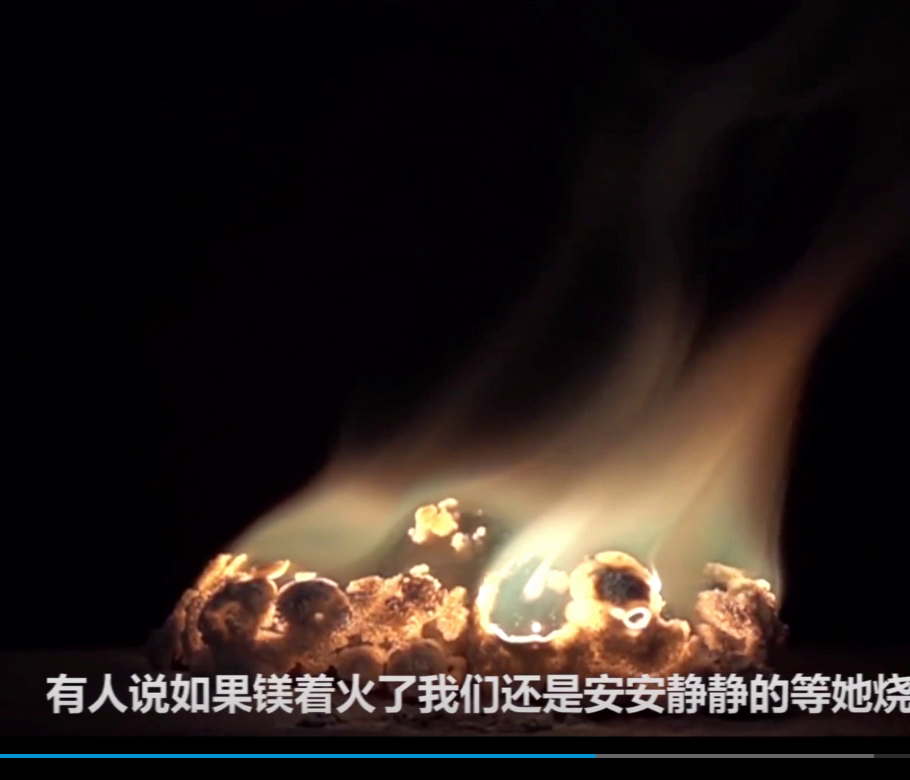
#> input picture frame 11 of i7smoke/video/test.mp4, 910 x 780 px
$ python main.py   (older library calls are emulated)
#> lines starting #> are read from the running program, lines starting #| are printed output that depends on the picture
#!/usr/bin/env python3
# -*- coding: utf-8 -*-

import cv2
import datetime
import numpy as np


class fall_detection:
    def __init__(self):
        # 所需参数
        self.detect_area = [0.1, 0.9, 0.1, 0.9]  # 截取的图像区域，范围为0~1，长宽
        self.interval = 0.1  # 采样间隔（单位：秒）
        self.resize_height = 600  # 调整大小后的图像高
        self.__threshold = 5  # 图像二值化的阀值
        self.__kernel = np.ones((5, 5), np.uint8)  # 图像膨胀相关参数
        # 其他参数（无需调整）
        self.resize_length = -1
        # 形态学处理后标志区域的长宽、中心位置、角度信息
        self.__rectangle = []

    def set_resize_length(self, length_input):
        self.resize_length = length_input

    # [53 lines left out: functions detect_function, rectangle_detect, not called in this run]


if __name__ == '__main__':
    # 初始化姿态检测主函数
    detect = fall_detection()

    # 获取视频
    videoCapture = cv2.VideoCapture('video/test.mp4')
    # 获得码率及尺寸
    fps = videoCapture.get(cv2.CAP_PROP_FPS)
    size = (int(videoCapture.get(cv2.CAP_PROP_FRAME_WIDTH)),
            int(videoCapture.get(cv2.CAP_PROP_FRAME_HEIGHT)))
    fNUMS = videoCapture.get(cv2.CAP_PROP_FRAME_COUNT)
    start_time = datetime.datetime.now()  # 记录开始时间

    # 读帧
    success, frame = videoCapture.read()
#> frame is the input picture: shape (780, 910, 3); mean B, G, R 28.2, 32.1, 41.7
    # 对第一张图像进行处理
    # 获取图像长宽
    x_origin, y_origin = frame.shape[0:2]
#> x_origin = 780; y_origin = 910

    # 选择需要作检测的区域
    frame_detect = frame[int(detect.detect_area[2] * x_origin): int(detect.detect_area[3] * x_origin), int(
        detect.detect_area[0] * y_origin): int(detect.detect_area[1] * y_origin)]
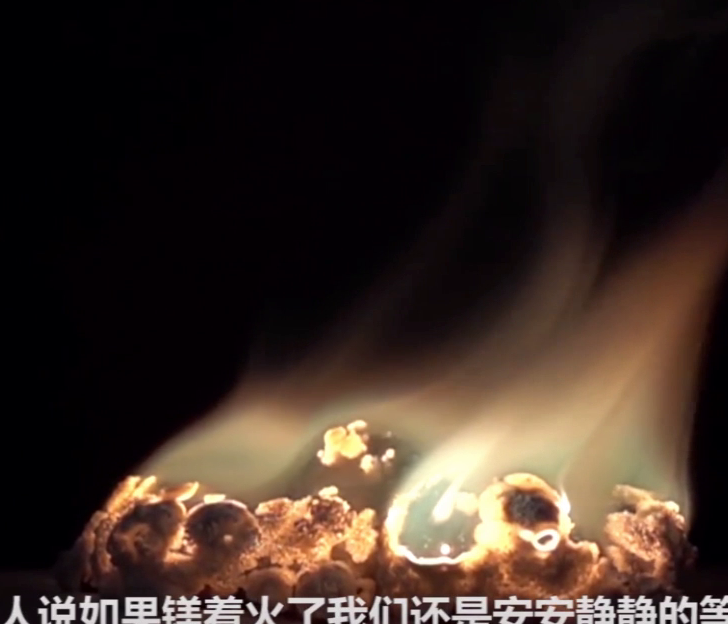
#> frame_detect: shape (624, 728, 3); mean B, G, R 36.8, 44.4, 58.6
    x, y = frame_detect.shape[0:2]
#> x = 624; y = 728
    # 记录缩小后图像的长度
    detect.set_resize_length(int(x / (y / detect.resize_height)))
    # 将彩色图转换为灰度图并存储到frame_gray_last中
    frame_gray_last = cv2.cvtColor(cv2.resize(frame_detect, (detect.resize_height, detect.resize_length),
                                              interpolation=cv2.INTER_CUBIC), cv2.COLOR_RGB2GRAY)
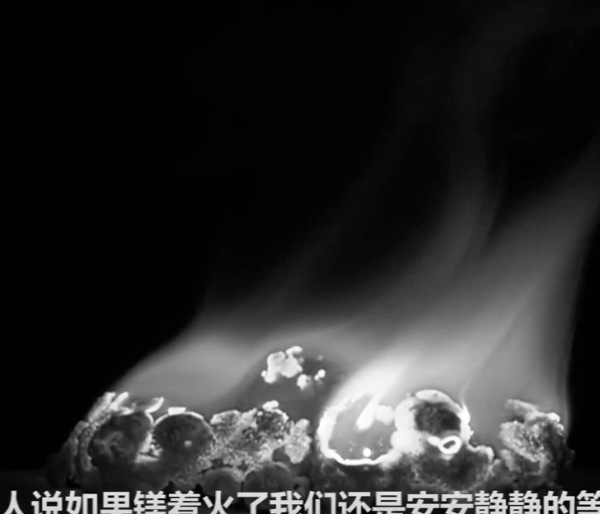
#> frame_gray_last: shape (514, 600); min 0, max 255, mean 43.8

    count = 0
    while count < 1800:
        try:
            count += 1
            if count % int(fps * detect.interval) == 0 and count > 1 and count > 70:  # 跳过第一次循环
                # 烟雾检测主函数
                detect.detect_function(frame_detect, frame_gray_last)
            success, frame = videoCapture.read()  # 获取下一帧
            if frame is None:
                break
            # 截取下一帧的检测区域
            frame_gray_last = cv2.cvtColor(cv2.resize(frame_detect, (detect.resize_height, detect.resize_length),
                                                      interpolation=cv2.INTER_CUBIC), cv2.COLOR_RGB2GRAY)
            frame_detect = frame[int(detect.detect_area[2] * x_origin): int(detect.detect_area[3] * x_origin), int(
                detect.detect_area[0] * y_origin): int(detect.detect_area[1] * y_origin)]
        except Exception as e:
            exit(0)
    end_time = datetime.datetime.now()
    print((end_time - start_time))
    videoCapture.release()

$ run again, starting later in the video
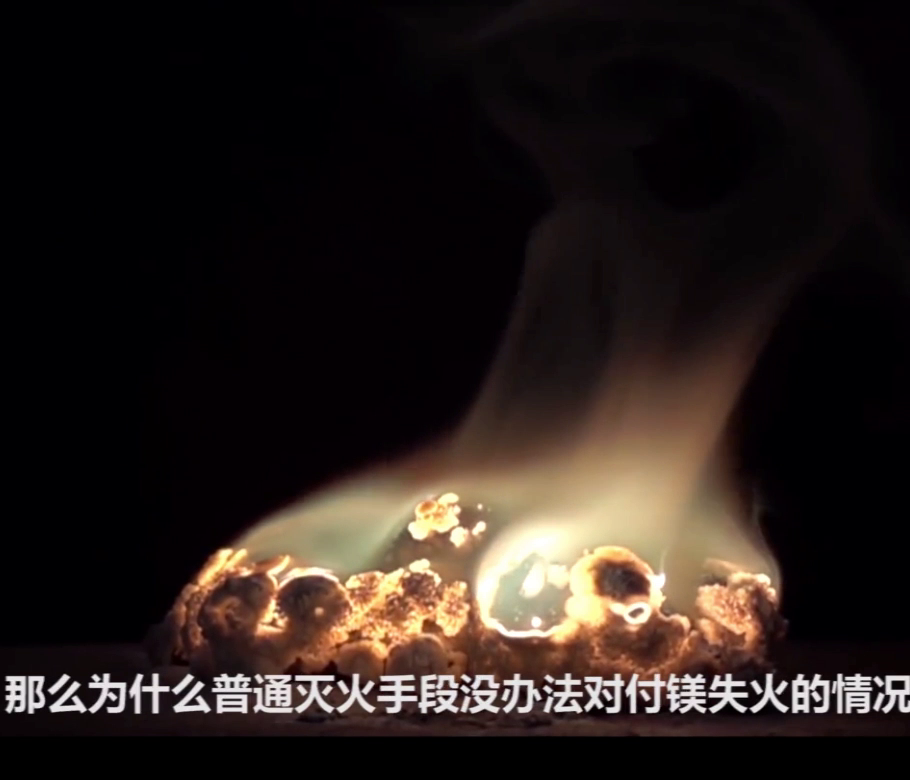
#> input picture frame 51 of i7smoke/video/test.mp4, 910 x 780 px
#> frame is the input picture: shape (780, 910, 3); mean B, G, R 27.3, 31, 40.2
#> `frame_detect = frame[int(detect.detect_area[2] * x_origin): int(detect..`:
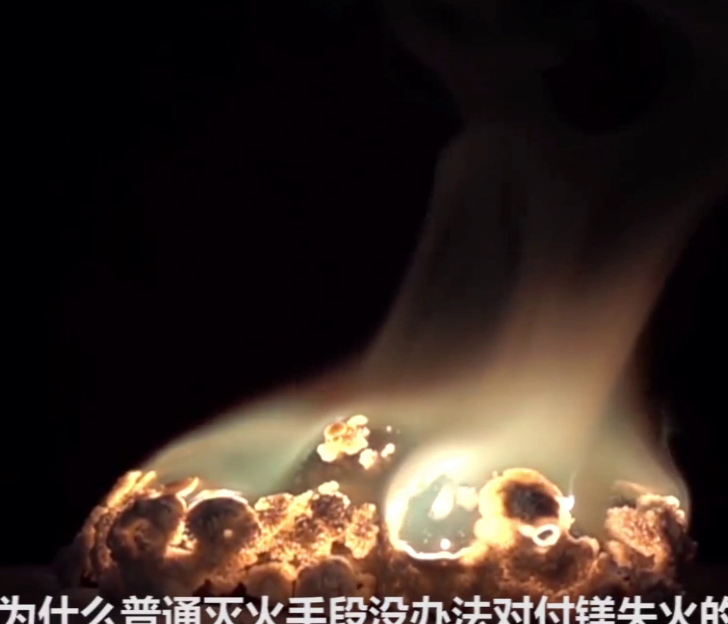
#> frame_detect: shape (624, 728, 3); mean B, G, R 35.9, 42.8, 55.5
#> `frame_gray_last = cv2.cvtColor(cv2.resize(frame_detect, (detect.resize..`:
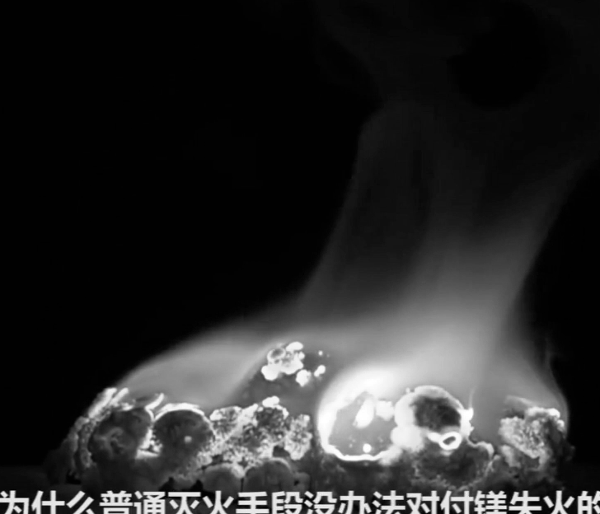
#> frame_gray_last: shape (514, 600); min 0, max 255, mean 42.2

$ run again, starting later in the video
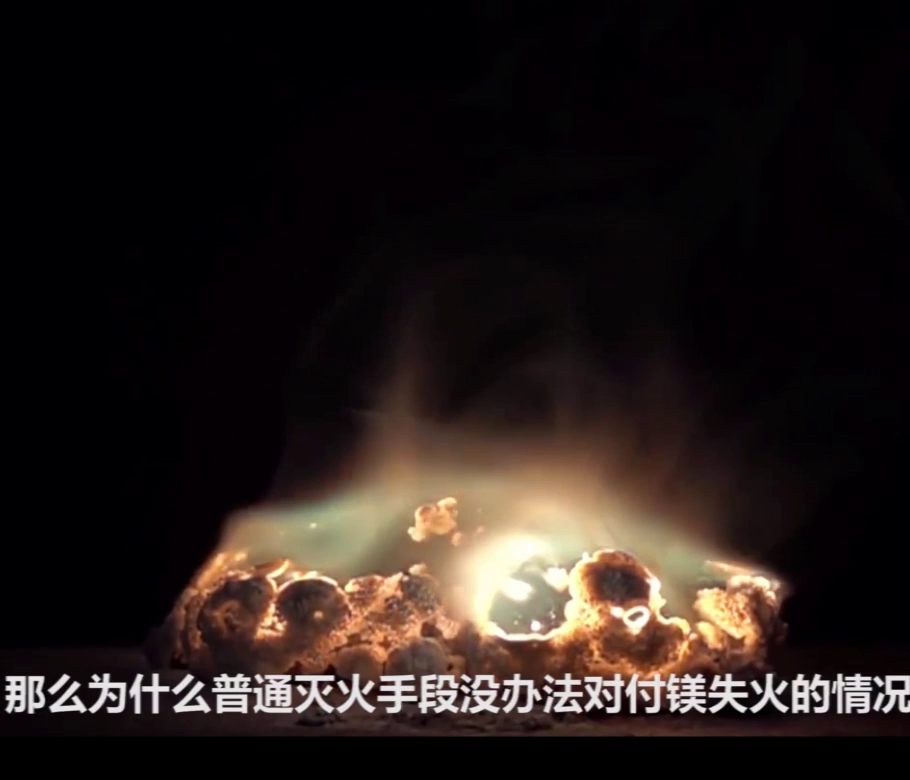
#> input picture frame 91 of i7smoke/video/test.mp4, 910 x 780 px
#> frame is the input picture: shape (780, 910, 3); mean B, G, R 25.6, 28.5, 37.2
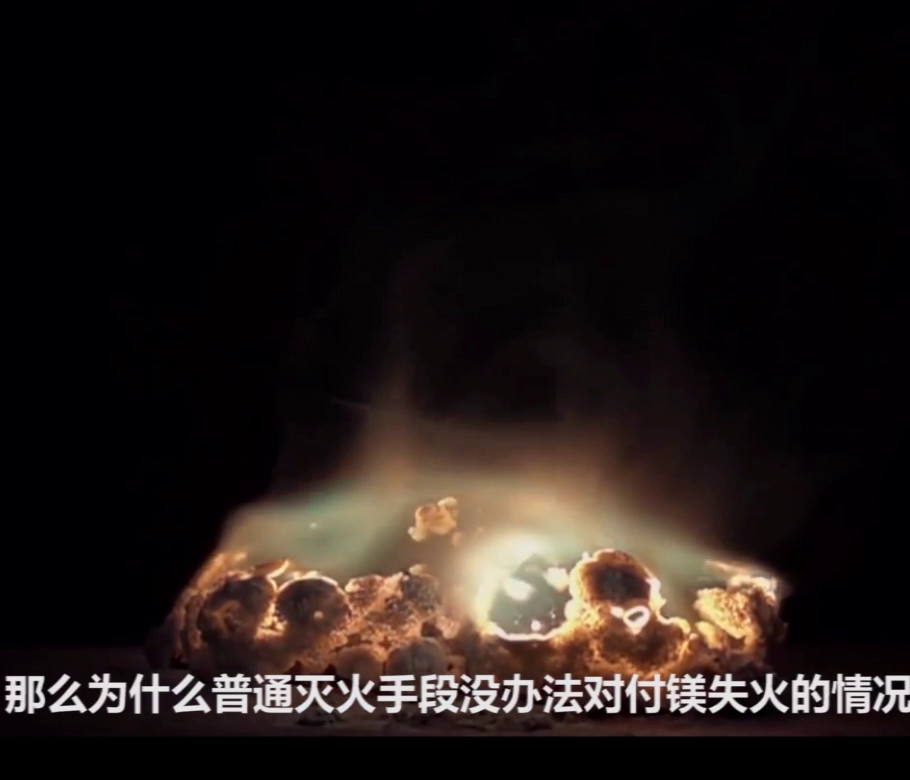
#> input picture frame 92 of i7smoke/video/test.mp4, 910 x 780 px
#> frame is the input picture: shape (780, 910, 3); mean B, G, R 23.1, 25.4, 33.2
#> `frame_detect = frame[int(detect.detect_area[2] * x_origin): int(detect..`:
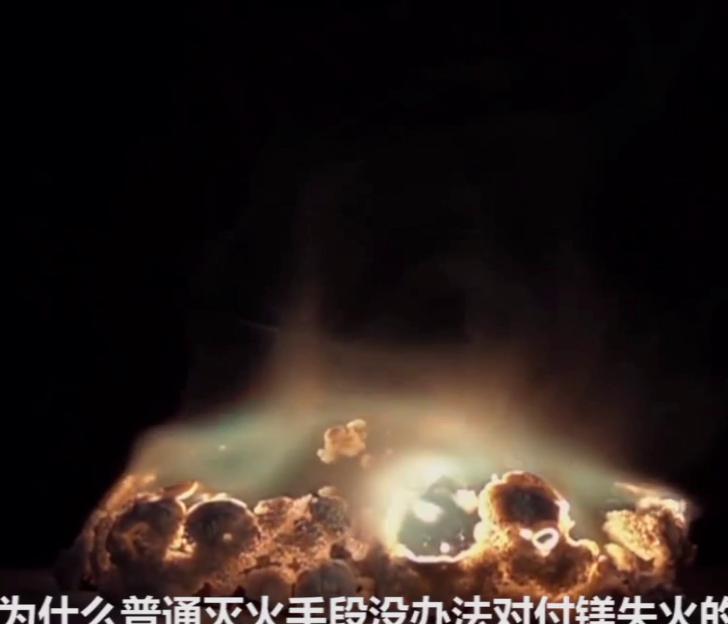
#> frame_detect: shape (624, 728, 3); mean B, G, R 30.1, 34.7, 45.6
